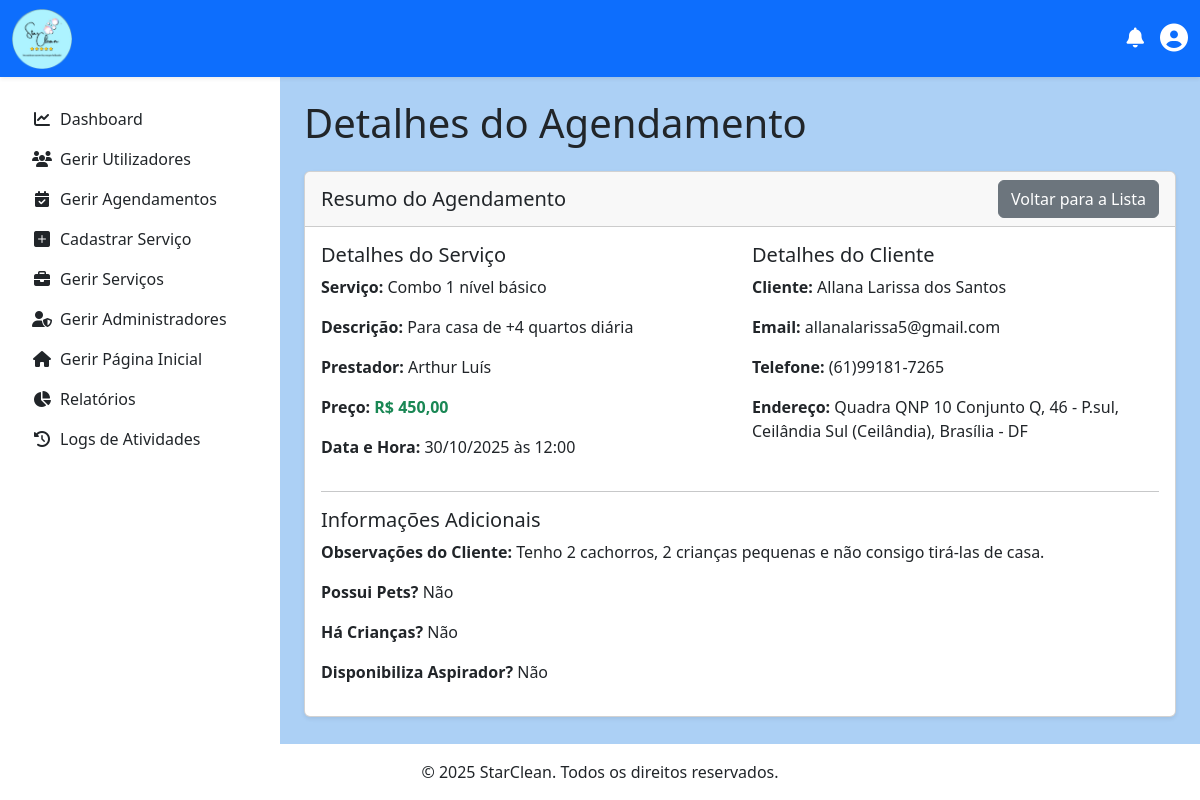
The page /admin/visualizar_agendamento.php?id=9 (signed in) on the database as committed earlier.
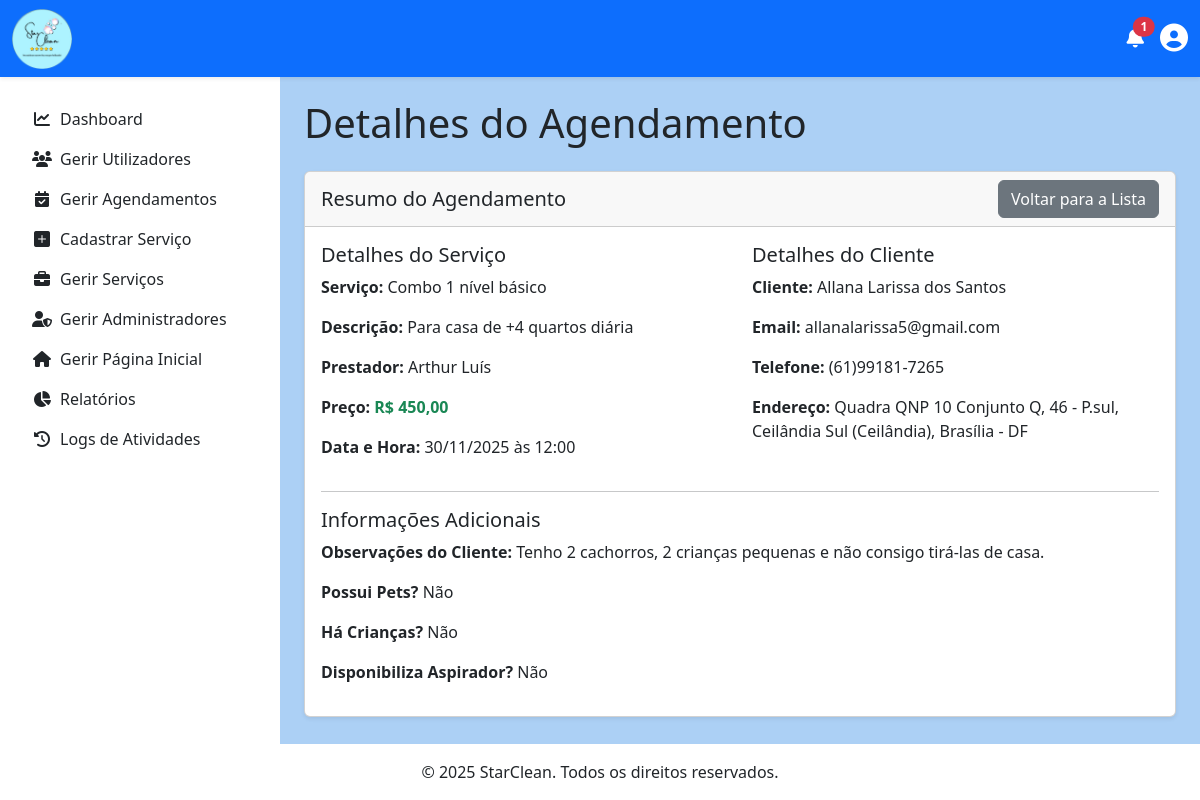
The same page on the database as committed later.
### tables this page shows
CREATE TABLE `agendamento` (
  `id` int(11) NOT NULL,
  `Cliente_id` int(11) NOT NULL,
  `Prestador_id` int(11) NOT NULL,
  `Servico_id` int(11) NOT NULL,
  `Endereco_id` int(11) NOT NULL,
  `data` date NOT NULL,
  `hora` time NOT NULL,
  `status` enum('pendente','aceito','realizado','cancelado','remarcado') NOT NULL DEFAULT 'pendente',
  `observacoes` text DEFAULT NULL,
  `tem_pets` tinyint(1) NOT NULL DEFAULT 0,
  `tem_crianca` tinyint(1) NOT NULL DEFAULT 0,
  `possui_aspirador` tinyint(1) NOT NULL DEFAULT 0,
  `notificacao_prestador_lida` tinyint(1) NOT NULL DEFAULT 0,
  `notificacao_cliente_lida` tinyint(1) NOT NULL DEFAULT 0,
  `notificacao_admin_lida` tinyint(1) NOT NULL DEFAULT 0
);

CREATE TABLE `servico` (
  `id` int(11) NOT NULL,
  `titulo` varchar(100) NOT NULL,
  `descricao` text NOT NULL,
  `preco` double NOT NULL,
  `duracao_estimada` time DEFAULT NULL,
  `prestador_id` int(11) NOT NULL
);

CREATE TABLE `prestador` (
  `id` int(11) NOT NULL,
  `nome` varchar(100) NOT NULL,
  `sobrenome` varchar(100) NOT NULL,
  `cpf` varchar(18) NOT NULL,
  `email` varchar(150) NOT NULL,
  `telefone` varchar(20) NOT NULL,
  `especialidade` varchar(100) NOT NULL,
  `password` varchar(255) NOT NULL,
  `receber_notificacoes_email` tinyint(1) NOT NULL DEFAULT 1,
  `descricao` text NOT NULL,
  `criado_em` timestamp NOT NULL DEFAULT current_timestamp(),
  `atualizado_em` timestamp NOT NULL DEFAULT current_timestamp() ON UPDATE current_timestamp(),
  `Administrador_id` int(11) NOT NULL
);

CREATE TABLE `cliente` (
  `id` int(11) NOT NULL,
  `nome` varchar(45) NOT NULL,
  `sobrenome` varchar(45) NOT NULL,
  `email` varchar(150) NOT NULL,
  `data_nascimento` date NOT NULL,
  `telefone` varchar(20) NOT NULL,
  `cpf` varchar(14) NOT NULL,
  `password` varchar(255) NOT NULL,
  `receber_notificacoes_email` tinyint(1) NOT NULL DEFAULT 1,
  `criado_em` timestamp NOT NULL DEFAULT current_timestamp(),
  `atualizado_em` timestamp NOT NULL DEFAULT current_timestamp() ON UPDATE current_timestamp()
);

CREATE TABLE `endereco` (
  `id` int(11) NOT NULL,
  `Cliente_id` int(11) NOT NULL,
  `Prestador_id` int(11) DEFAULT NULL,
  `cep` varchar(9) NOT NULL,
  `logradouro` varchar(250) DEFAULT NULL,
  `bairro` varchar(45) DEFAULT NULL,
  `cidade` varchar(45) DEFAULT NULL,
  `uf` char(2) DEFAULT NULL,
  `numero` varchar(10) DEFAULT NULL,
  `complemento` varchar(100) DEFAULT NULL,
  `latitude` decimal(10,8) DEFAULT NULL,
  `criado_em` timestamp NOT NULL DEFAULT current_timestamp(),
  `atualizado_em` timestamp NOT NULL DEFAULT current_timestamp() ON UPDATE current_timestamp(),
  `longitude` decimal(11,8) DEFAULT NULL
);

### admin/visualizar_agendamento.php (the view, shortened to what the changed rows need)
<?php
$agendamento = null;
$agendamento_id = $_GET['id'];
try {
    $pdo = obterConexaoPDO();
    $stmt = $pdo->prepare("
        SELECT
            a.id, a.data, a.hora, a.status, a.observacoes, a.tem_pets, a.tem_crianca, a.possui_aspirador,
            c.nome AS nome_cliente, c.sobrenome AS sobrenome_cliente, c.email AS email_cliente, c.telefone AS telefone_cliente,
            p.nome AS nome_prestador,
            s.titulo AS titulo_servico, s.descricao AS descricao_servico, s.preco,
            e.logradouro, e.numero, e.complemento, e.bairro, e.cidade, e.uf, e.cep
        FROM Agendamento a
        JOIN Cliente c ON a.Cliente_id = c.id
        JOIN Prestador p ON a.Prestador_id = p.id
        JOIN Servico s ON a.Servico_id = s.id
        JOIN Endereco e ON a.Endereco_id = e.id
        WHERE a.id = ?
    ");
    $stmt->execute([$agendamento_id]);
    $agendamento = $stmt->fetch(PDO::FETCH_ASSOC);
} catch (PDOException $e) {
    error_log("Erro ao buscar detalhes do agendamento (admin): " . $e->getMessage());
    $_SESSION['mensagem_erro'] = "Erro ao carregar os detalhes do agendamento.";
    header("Location: gerir_agendamentos.php");
    exit();
}
include '../includes/header.php';
include '../includes/navbar_logged_in.php';
?>
<main class="d-flex">
    <div class="container-fluid p-4 flex-grow-1">
        <h1 class="mb-4">Detalhes do Agendamento</h1>
        <div class="card shadow-sm">
            <div class="card-body">
                <div class="row">
                    <div class="col-md-6">
                        <h5>Detalhes do Serviço</h5>
                        <p><strong>Serviço:</strong> <?= htmlspecialchars($agendamento['titulo_servico']) ?></p>
                        <p><strong>Descrição:</strong> <?= htmlspecialchars($agendamento['descricao_servico']) ?></p>
                        <p><strong>Prestador:</strong> <?= htmlspecialchars($agendamento['nome_prestador']) ?></p>
                        <p><strong>Preço:</strong> <span class="fw-bold text-success">R$ <?= number_format($agendamento['preco'], 2, ',', '.') ?></span></p>
                        <p><strong>Data e Hora:</strong> <?= date('d/m/Y', strtotime($agendamento['data'])) ?> às <?= htmlspecialchars(substr($agendamento['hora'], 0, 5)) ?></p>
                    </div>
                    <div class="col-md-6">
                        <h5>Detalhes do Cliente</h5>
                        <p><strong>Cliente:</strong> <?= htmlspecialchars($agendamento['nome_cliente'] . ' ' . $agendamento['sobrenome_cliente']) ?></p>
                        <p><strong>Email:</strong> <?= htmlspecialchars($agendamento['email_cliente']) ?></p>
                        <p><strong>Telefone:</strong> <?= htmlspecialchars($agendamento['telefone_cliente']) ?></p>
                        <p><strong>Endereço:</strong> <?= htmlspecialchars($agendamento['logradouro'] . ', ' . $agendamento['numero'] . ($agendamento['complemento'] ? ' - ' . $agendamento['complemento'] : '')) ?>, <?= htmlspecialchars($agendamento['bairro'] . ', ' . $agendamento['cidade'] . ' - ' . $agendamento['uf']) ?></p>
                    </div>
                </div>
                <hr>
                <h5>Informações Adicionais</h5>
                <p><strong>Observações do Cliente:</strong> <?= htmlspecialchars($agendamento['observacoes'] ?: 'Nenhuma') ?></p>
                <p><strong>Possui Pets?</strong> <?= $agendamento['tem_pets'] ? 'Sim' : 'Não' ?></p>
                <p><strong>Há Crianças?</strong> <?= $agendamento['tem_crianca'] ? 'Sim' : 'Não' ?></p>
                <p><strong>Disponibiliza Aspirador?</strong> <?= $agendamento['possui_aspirador'] ? 'Sim' : 'Não' ?></p>
            </div>
        </div>
    </div>
</main>
<?php include '../includes/footer.php'; ?>

### includes/navbar_logged_in.php (shortened to what the changed rows need)
<?php
if (isset($_SESSION['usuario_id'])) {
    $id_usuario = $_SESSION['usuario_id'];
    $tipo_usuario = $_SESSION['usuario_tipo'];
    $pdo = obterConexaoPDO();
    $notifications = [];
    try {
        if ($tipo_usuario === 'prestador') {
            $link_destino = BASE_URL . '/prestador/gerir_agendamentos.php';
            $stmt = $pdo->prepare("SELECT a.data as data, c.nome AS nome_cliente FROM Agendamento a JOIN Cliente c ON a.Cliente_id = c.id WHERE a.Prestador_id = ? AND a.status = 'pendente' AND a.notificacao_prestador_lida = FALSE ORDER BY a.data DESC LIMIT 5");
            $stmt->execute([$id_usuario]);
            $notifications = $stmt->fetchAll(PDO::FETCH_ASSOC);
        } elseif ($tipo_usuario === 'admin') {
            $stmt = $pdo->prepare(
                "SELECT a.data, s.titulo, s.preco, p.nome AS nome_prestador
                 FROM Agendamento a
                 JOIN Servico s ON a.Servico_id = s.id
                 JOIN Prestador p ON a.Prestador_id = p.id
                 WHERE a.status = 'realizado' AND a.notificacao_admin_lida = FALSE ORDER BY a.data DESC LIMIT 5"
            );
            $stmt->execute();
            $notifications = $stmt->fetchAll(PDO::FETCH_ASSOC);
        }
    } catch (PDOException $e) {
        error_log("Erro ao buscar notificações: " . $e->getMessage());
    }
}
?>
<nav class="navbar navbar-expand-lg navbar-light bg-primary shadow-sm fixed-top">
    <div class="container-fluid">
        <div class="d-flex align-items-center">
            <div class="dropdown me-3">
                <a href="#" class="nav-link" id="notificationDropdown" role="button" data-bs-toggle="dropdown" aria-expanded="false">
                    <i class="fas fa-bell fs-5 text-white"></i>
                    <?php if (!empty($notifications)): ?>
                        <span class="badge bg-danger rounded-pill position-absolute top-0 start-100 translate-middle">
                            <?= count($notifications) ?>
                        </span>
                    <?php endif; ?>
                </a>
            </div>
        </div>
    </div>
</nav>

Rows that differ between the two databases and show on the page:
changed agendamento "Tenho 2 cachorros, 2 crianças pequenas e não consigo tirá-las de casa.": data "30/10/2025" → "30/11/2025"
Other text that changed with them:
count($notifications): (not shown) → "1"
